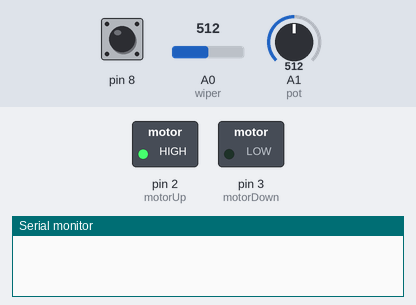
Bench run of a sketch on a simulated Arduino Uno, built with avr-gcc and run on an emulated ATmega328P. Parts: switched loads named in the sketch (green lamp = pin HIGH), the last lines printed to the serial monitor. The inputs (shaded band) are chosen by the test bench; at power-on: pin 8 HIGH, A0 (wiper) = 512, A1 (pot) = 512.

Above: at 0.1 s.
At 0.6 s:
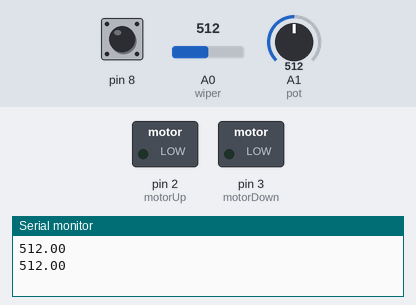
Timing chart, 0 to 2.1 s (numbered marks = the images above):
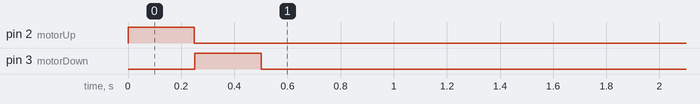

The sketch:

MotorizedFader.ino
```cpp
// (licence header left out)
//#include <CapSense.h>         //Library for fader touch sensitivity
#include <CapacitiveSensor.h>

//Arduino Pin Assignments
const int motorDown    = 3;   //H-Bridge control to make the motor go down
const int motorUp      = 2;   //H-Bridge control to make the motor go up

//Inputs
const int wiper        = A0;   //Position of fader relative to GND (Analog 0)
const int pot          = A1;   //Potentiometer to set position of fader (Analog 3)
const int touchSend    = 7;   //Send pin for Capacitance Sensing Circuit (Digital 7)
const int touchReceive = 8;   //Receive pin for Capacitance Sensing Circuit (Digital 8)

//Variables
double faderMax        = 0;   //Value read by fader's maximum position (0-1023)
double faderMin        = 0;   //Value read by fader's minimum position (0-1023)

boolean isTouched = false;

//CapSense touchLine     = CapSense(touchSend, touchReceive);
CapacitiveSensor   cs_7_8 = CapacitiveSensor(7, 8);       // 10M resistor between pins 7 & 8, pin 2 is sensor pin, add a wire and or foil if desired
long touchLine;

volatile bool touched  = false; //Is the fader currently being touched?

void setup() {

  Serial.begin(115200);

  pinMode (motorUp, OUTPUT);
  pinMode (motorDown, OUTPUT);

  calibrateFader();
}

void loop() {

  touchLine =  cs_7_8.capacitiveSensor(30);

  int state = analogRead(pot);    //Read the state of the potentiometer
  //Serial.println(state);

  isTouched = checkTouch(touchLine);                   //Checks to see if the fader is being touched

  if (state < analogRead(wiper) - 10 && state > faderMin && !isTouched) {
    digitalWrite(motorDown, HIGH);
    while (state < analogRead(wiper) - 10 && !isTouched) {};  //Loops until motor is done moving
    digitalWrite(motorDown, LOW);
  }
  else if (state > analogRead(wiper) + 10 && state < faderMax && !isTouched) {
    digitalWrite(motorUp, HIGH);
    while (state > analogRead(wiper) + 10 && !isTouched) {}; //Loops until motor is done moving
    digitalWrite(motorUp, LOW);
  }

}

//Calibrates the min and max position of the fader
void calibrateFader() {
  //Send fader to the top and read max position
  digitalWrite(motorUp, HIGH);
  delay(250);
  digitalWrite(motorUp, LOW);
  faderMax = analogRead(wiper);

  Serial.println(faderMax);

  //Send fader to the bottom and read max position
  digitalWrite(motorDown, HIGH);
  delay(250);
  digitalWrite(motorDown, LOW);
  faderMin = analogRead(wiper);

  Serial.println(faderMin);
}

//Check to see if the fader is being touched
boolean checkTouch(long in_) {

  long in = in_;

  if (in > 700) {
    return true;  //700 is arbitrary and may need to be changed
  } else {
    return false;
  }
  //depending on the fader cap used (if any).
}
```
